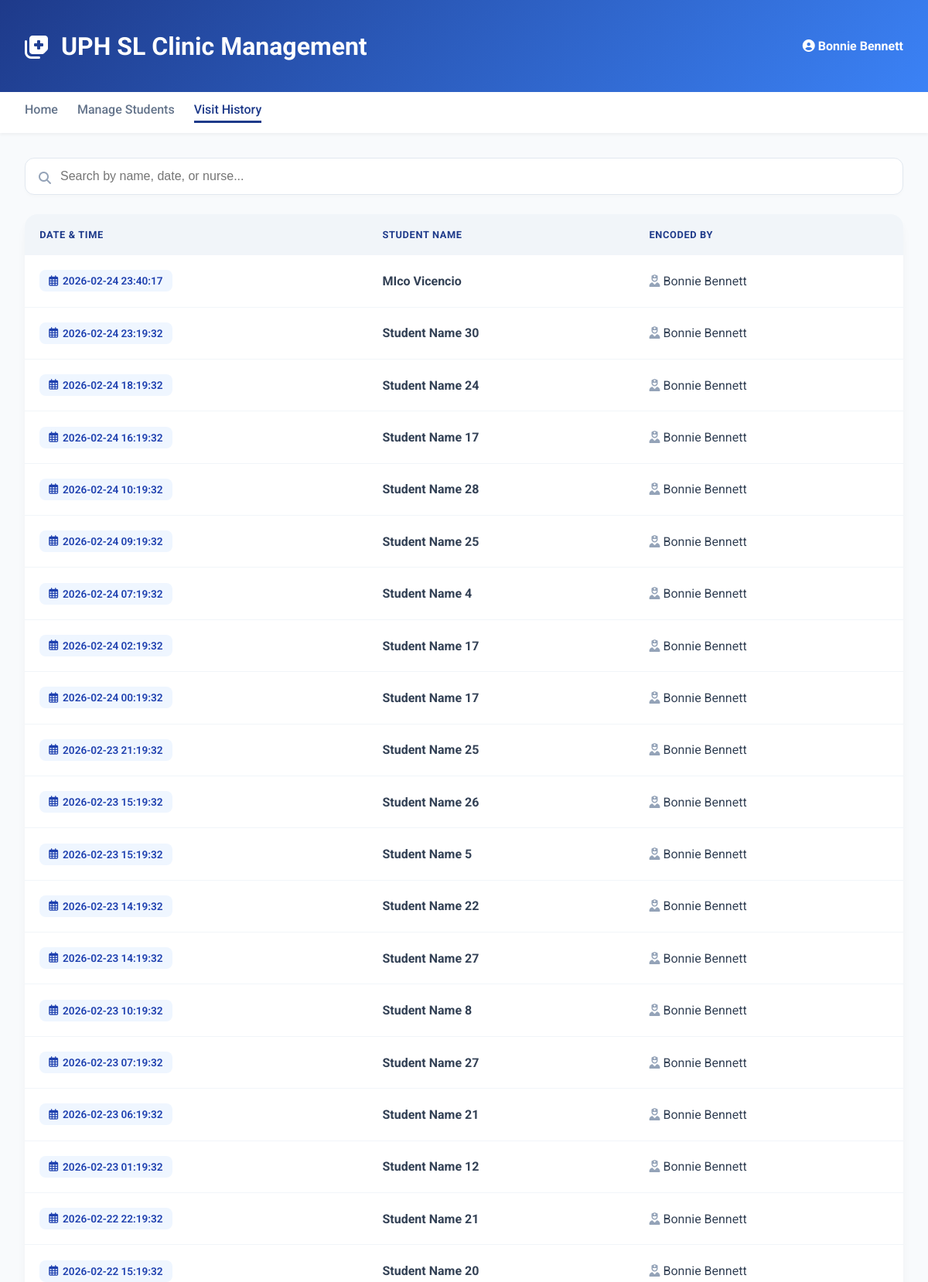
Screenshot of /visit_history (signed in, upper part) with the database file from the repository.
### tables this page shows
CREATE TABLE nurses (id INTEGER PRIMARY KEY AUTOINCREMENT, full_name TEXT, address TEXT, contact_number TEXT, username TEXT UNIQUE, password TEXT);

CREATE TABLE clinic_visits (id INTEGER PRIMARY KEY AUTOINCREMENT, student_id INTEGER, nurse_id INTEGER, temperature REAL, complaint TEXT, diagnosis TEXT, medicine TEXT, time_in TEXT, FOREIGN KEY(student_id) REFERENCES students(id), FOREIGN KEY(nurse_id) REFERENCES nurses(id));

CREATE TABLE students (id INTEGER PRIMARY KEY AUTOINCREMENT, rfid_uid TEXT UNIQUE, student_number TEXT UNIQUE, full_name TEXT, address TEXT, age INTEGER, grade TEXT, section TEXT, allergies TEXT, medical_condition TEXT, parent_name TEXT, parent_contact_number TEXT, parent_email TEXT);

### app.py (the view)
@app.route("/visit_history")
def visit_history():
    if session.get("role") != "nurse":
        return redirect(url_for("login"))
    conn = get_db()
    conn.row_factory = sqlite3.Row
    visits_rows = conn.execute("""
        SELECT
            clinic_visits.*,
            students.full_name,
            students.student_number,
            students.parent_name,
            students.parent_contact_number,
            students.parent_email,
            nurses.full_name as nurse_name
        FROM clinic_visits
        JOIN students ON clinic_visits.student_id = students.id
        LEFT JOIN nurses ON clinic_visits.nurse_id = nurses.id
        ORDER BY time_in DESC
    """).fetchall()
    visits = [dict(row) for row in visits_rows]
    nurse_id = session.get("user_id")
    nurse_row = conn.execute("SELECT * FROM nurses WHERE id=?", (nurse_id,)).fetchone()
    nurse = dict(nurse_row) if nurse_row else None
    conn.close()
    return render_template("visit_history.html", visits=visits, nurse=nurse)

### app.py (called while the page is built)
def get_db():
    conn = sqlite3.connect("clinic.db")
    conn.row_factory = sqlite3.Row
    return conn

### templates/visit_history.html (shortened to what this page needs)
<!DOCTYPE html>
<html lang="en">
<head>
    <link rel="stylesheet" href="https://cdnjs.cloudflare.com/ajax/libs/font-awesome/6.4.0/css/all.min.css">
</head>
<body>
<header>
    <div style="display:flex; align-items:center; gap:15px;">
        <i class="fas fa-notes-medical fa-2x"></i>
        <h1>UPH SL Clinic Management</h1>
    </div>
    <span><i class="fas fa-user-circle"></i> <strong>{{ nurse['full_name'] }}</strong></span>
</header>
<nav>
    <a href="{{ url_for('nurse_dashboard') }}">Home</a>
    <a href="{{ url_for('manage_students') }}">Manage Students</a>
    <a href="{{ url_for('visit_history') }}" class="active">Visit History</a>
</nav>
<div class="container">
    <div class="controls">
        <div class="search-bar">
            <i class="fas fa-search"></i>
            <input type="text" id="visitSearch" placeholder="Search by name, date, or nurse..." oninput="filterVisits()">
        </div>
    </div>
    <div class="table-card">
        <table>
            <thead>
                <tr>
                    <th>Date & Time</th>
                    <th>Student Name</th>
                    <th>Encoded By</th>
                </tr>
            </thead>
            <tbody id="visitBody">
                {% for v in visits %}
                <tr class="clickable-row" onclick='showVisitDetails({{ v | tojson | safe }})'
                    data-search="{{ v['full_name'] }} {{ v['time_in'] }} {{ v['nurse_name'] }}">
                    <td><span class="time-badge"><i class="far fa-calendar-alt"></i> {{ v['time_in'] }}</span></td>
                    <td><strong>{{ v['full_name'] }}</strong></td>
                    <td><i class="fas fa-user-nurse" style="color:#94a3b8"></i> {{ v['nurse_name'] }}</td>
                </tr>
                {% endfor %}
            </tbody>
        </table>
    </div>
</div>
</body>
</html>

### templates/visit_history.html (style rules this page uses)
:root { --primary: #1e3a8a; --accent: #3b82f6; --bg: #f8fafc; --white: #ffffff; --text-main: #334155; --text-muted: #64748b; }
body { font-family: 'Roboto', sans-serif; background-color: var(--bg); margin: 0; color: var(--text-main); }
header { background: linear-gradient(135deg, #1e3a8a 0%, #3b82f6 100%); color: white; padding: 1.2rem 2rem; display: flex; align-items: center; justify-content: space-between; box-shadow: 0 4px 12px rgba(0,0,0,0.1); }
nav { background: var(--white); padding: 0.8rem 2rem; display: flex; gap: 25px; box-shadow: 0 2px 4px rgba(0,0,0,0.05); }
nav a { text-decoration: none; color: var(--text-muted); font-weight: 500; border-bottom: 3px solid transparent; padding-bottom: 5px; transition: 0.3s; }
nav a.active { color: var(--primary); border-bottom: 3px solid var(--primary); }
.container { padding: 2rem; max-width: 1200px; margin: auto; }
.controls { display: flex; gap: 15px; margin-bottom: 25px; align-items: center; }
.search-bar { flex: 1; position: relative; }
.search-bar input { width: 100%; padding: 14px 14px 14px 45px; border-radius: 12px; border: 1px solid #e2e8f0; font-size: 1rem; transition: 0.3s; box-shadow: 0 2px 4px rgba(0,0,0,0.02); box-sizing: border-box; }
.search-bar i { position: absolute; left: 18px; top: 18px; color: #94a3b8; }
.table-card { background: white; border-radius: 16px; overflow: hidden; box-shadow: 0 10px 15px -3px rgba(0,0,0,0.05); }
table { width: 100%; border-collapse: collapse; }
th { background: #f1f5f9; color: var(--primary); padding: 1.2rem; text-align: left; font-weight: 700; text-transform: uppercase; font-size: 0.8rem; letter-spacing: 0.05em; }
td { padding: 1.2rem; border-bottom: 1px solid #f1f5f9; }
.clickable-row { cursor: pointer; transition: 0.2s; }
.time-badge { background: #eff6ff; color: #1e40af; padding: 6px 12px; border-radius: 8px; font-size: 0.85rem; font-weight: 600; display: inline-flex; align-items: center; gap: 6px; }

### rows the page displays
nurses: full_name "Bonnie Bennett"
clinic_visits: time_in "2026-02-24 23:40:17", full_name "MIco Vicencio", nurse_name "Bonnie Bennett"
clinic_visits: time_in "2026-02-24 23:19:32", full_name "Student Name 30", nurse_name "Bonnie Bennett"
clinic_visits: time_in "2026-02-24 18:19:32", full_name "Student Name 24", nurse_name "Bonnie Bennett"
clinic_visits: time_in "2026-02-24 16:19:32", full_name "Student Name 17", nurse_name "Bonnie Bennett"
clinic_visits: time_in "2026-02-24 10:19:32", full_name "Student Name 28", nurse_name "Bonnie Bennett"
clinic_visits: time_in "2026-02-24 09:19:32", full_name "Student Name 25", nurse_name "Bonnie Bennett"
clinic_visits: time_in "2026-02-24 07:19:32", full_name "Student Name 4", nurse_name "Bonnie Bennett"
clinic_visits: time_in "2026-02-24 02:19:32", full_name "Student Name 17", nurse_name "Bonnie Bennett"
clinic_visits: time_in "2026-02-24 00:19:32", full_name "Student Name 17", nurse_name "Bonnie Bennett"
clinic_visits: time_in "2026-02-23 21:19:32", full_name "Student Name 25", nurse_name "Bonnie Bennett"
clinic_visits: time_in "2026-02-23 15:19:32", full_name "Student Name 26", nurse_name "Bonnie Bennett"
clinic_visits: time_in "2026-02-23 15:19:32", full_name "Student Name 5", nurse_name "Bonnie Bennett"
clinic_visits: time_in "2026-02-23 14:19:32", full_name "Student Name 22", nurse_name "Bonnie Bennett"
clinic_visits: time_in "2026-02-23 14:19:32", full_name "Student Name 27", nurse_name "Bonnie Bennett"
clinic_visits: time_in "2026-02-23 10:19:32", full_name "Student Name 8", nurse_name "Bonnie Bennett"
clinic_visits: time_in "2026-02-23 07:19:32", full_name "Student Name 27", nurse_name "Bonnie Bennett"
clinic_visits: time_in "2026-02-23 06:19:32", full_name "Student Name 21", nurse_name "Bonnie Bennett"
clinic_visits: time_in "2026-02-23 01:19:32", full_name "Student Name 12", nurse_name "Bonnie Bennett"
clinic_visits: time_in "2026-02-22 22:19:32", full_name "Student Name 21", nurse_name "Bonnie Bennett"
clinic_visits: time_in "2026-02-22 15:19:32", full_name "Student Name 20", nurse_name "Bonnie Bennett"
